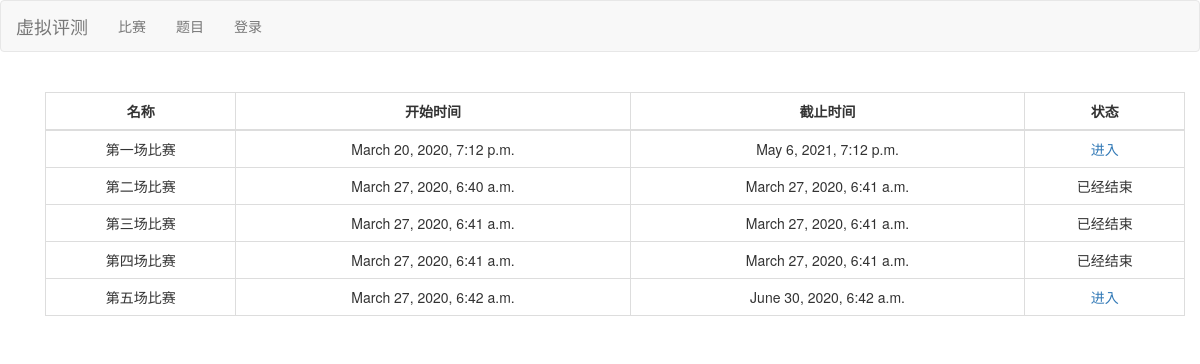
The page /contest/ on the database its author committed.
### contest/models.py (models this page shows, shortened)
class Contest(models.Model):
    title = models.TextField()
    start_time = models.DateTimeField(auto_now=False, auto_now_add=False)
    end_time = models.DateTimeField(auto_now=False, auto_now_add=False)
    password = models.CharField(max_length=15)
    problem_id_list = models.TextField(default='[]')

### contest/views.py (the view)
# urls.py: path('', views.ContestListView.as_view(), name='contest_list'),
class ContestListView(ListView):
    template_name = 'contest_list.html'
    paginate_by = 30
    context_object_name = 'contest_list'
    def get_queryset(self):
        contests = Contest.objects.order_by('start_time')
        now_time = timezone.now()
        for contest in contests:
            if contest.start_time > now_time:
                contest.status = -1
            elif contest.end_time < now_time:
                contest.status = 1
            else:
                contest.status = 0
        return contests

### templates/contest_list.html (shortened to what this page needs)
{% extends 'base.html' %}
{% block base %}
<div class="container">
  <table class="table table-bordered text-center">
    <thead align="center">
      <tr>
        <th>名称</th>
        <th>开始时间</th>
        <th>截止时间</th>
        <th>状态</th>
      </tr>
    </thead>
    <tbody>
      {% for contest in contest_list %}
      <tr>
        <td>{{ contest.title }}</td>
        <td>{{ contest.start_time }}</td>
        <td>{{ contest.end_time }}</td>
        <td>
          {% if contest.status == -1 %}
          尚未开始
          {% elif contest.status == 0 %}
          <a href="{{ contest.id }}">进入</a>
          {% else %}
          已经结束
          {% endif %}
        </td>
      </tr>
      {% endfor %}
    </tbody>
  </table>
</div>
{% endblock base %}

### templates/base.html (style rules this page uses)
.table th, .table td { text-align: center; vertical-align: middle !important; }

### rows shown on the page
Contest: title "第一场比赛", start_time "March 20, 2020, 7:12 p.m.", end_time "May 6, 2021, 7:12 p.m."
Contest: title "第二场比赛", start_time "March 27, 2020, 6:40 a.m.", end_time "March 27, 2020, 6:41 a.m.", shows "已经结束"
Contest: title "第三场比赛", start_time "March 27, 2020, 6:41 a.m.", end_time "March 27, 2020, 6:41 a.m.", shows "已经结束"
Contest: title "第四场比赛", start_time "March 27, 2020, 6:41 a.m.", end_time "March 27, 2020, 6:41 a.m.", shows "已经结束"
Contest: title "第五场比赛", start_time "March 27, 2020, 6:42 a.m.", end_time "June 30, 2020, 6:42 a.m."
